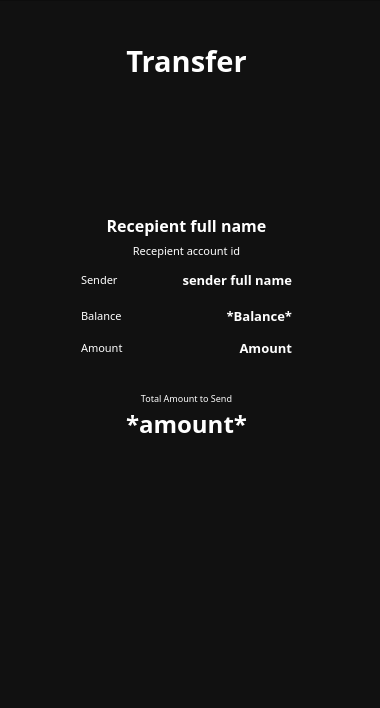
<?xml version="1.0" encoding="UTF-8"?>
<ui version="4.0">
 <class>Dialog</class>
 <widget class="QDialog" name="Dialog">
  <property name="geometry">
   <rect>
    <x>0</x>
    <y>0</y>
    <width>380</width>
    <height>708</height>
   </rect>
  </property>
  <property name="minimumSize">
   <size>
    <width>380</width>
    <height>708</height>
   </size>
  </property>
  <property name="windowTitle">
   <string>confirmationUI</string>
  </property>
  <widget class="QLabel" name="amounttosend">
   <property name="geometry">
    <rect>
     <x>240</x>
     <y>260</y>
     <width>51</width>
     <height>16</height>
    </rect>
   </property>
   <property name="text">
    <string>*amount*</string>
   </property>
  </widget>
  <widget class="QPushButton" name="confirmButton">
   <property name="geometry">
    <rect>
     <x>160</x>
     <y>370</y>
     <width>75</width>
     <height>24</height>
    </rect>
   </property>
   <property name="text">
    <string>Send</string>
   </property>
  </widget>
  <widget class="QPushButton" name="cancelButton">
   <property name="geometry">
    <rect>
     <x>150</x>
     <y>550</y>
     <width>75</width>
     <height>24</height>
    </rect>
   </property>
   <property name="text">
    <string>Cancel</string>
   </property>
  </widget>
  <widget class="QFrame" name="frame">
   <property name="geometry">
    <rect>
     <x>-19</x>
     <y>0</y>
     <width>420</width>
     <height>731</height>
    </rect>
   </property>
   <property name="styleSheet">
    <string notr="true">background-color: #111111;</string>
   </property>
   <property name="frameShape">
    <enum>QFrame::StyledPanel</enum>
   </property>
   <property name="frameShadow">
    <enum>QFrame::Raised</enum>
   </property>
   <widget class="QPushButton" name="confirmButton_2">
    <property name="geometry">
     <rect>
      <x>30</x>
      <y>520</y>
      <width>361</width>
      <height>71</height>
     </rect>
    </property>
    <property name="styleSheet">
     <string notr="true">color:white;</string>
    </property>
    <property name="text">
     <string/>
    </property>
    <property name="icon">
     <iconset>
      <normaloff>../../Downloads/Group 59.png</normaloff>../../Downloads/Group 59.png</iconset>
    </property>
    <property name="iconSize">
     <size>
      <width>225</width>
      <height>225</height>
     </size>
    </property>
    <property name="flat">
     <bool>true</bool>
    </property>
   </widget>
   <widget class="QLabel" name="label_6">
    <property name="geometry">
     <rect>
      <x>90</x>
      <y>390</y>
      <width>231</width>
      <height>20</height>
     </rect>
    </property>
    <property name="font">
     <font>
      <family>Montserrat Medium</family>
      <pointsize>7</pointsize>
     </font>
    </property>
    <property name="styleSheet">
     <string notr="true">color: white;background-color: opacity(0%);</string>
    </property>
    <property name="text">
     <string>Total Amount to Receive</string>
    </property>
    <property name="alignment">
     <set>Qt::AlignCenter</set>
    </property>
   </widget>
   <widget class="QLabel" name="label_4">
    <property name="geometry">
     <rect>
      <x>100</x>
      <y>305</y>
      <width>49</width>
      <height>21</height>
     </rect>
    </property>
    <property name="font">
     <font>
      <family>Montserrat Medium</family>
      <pointsize>8</pointsize>
     </font>
    </property>
    <property name="styleSheet">
     <string notr="true">color: white;background-color: opacity(0%);</string>
    </property>
    <property name="text">
     <string>Balance</string>
    </property>
   </widget>
   <widget class="QLabel" name="receiverName">
    <property name="geometry">
     <rect>
      <x>80</x>
      <y>210</y>
      <width>251</width>
      <height>31</height>
     </rect>
    </property>
    <property name="font">
     <font>
      <family>Montserrat SemiBold</family>
      <pointsize>12</pointsize>
      <bold>true</bold>
     </font>
    </property>
    <property name="styleSheet">
     <string notr="true">color: white;background-color: opacity(0%);</string>
    </property>
    <property name="text">
     <string>Recepient full name</string>
    </property>
    <property name="alignment">
     <set>Qt::AlignCenter</set>
    </property>
   </widget>
   <widget class="QLabel" name="userbalance">
    <property name="geometry">
     <rect>
      <x>200</x>
      <y>300</y>
      <width>111</width>
      <height>31</height>
     </rect>
    </property>
    <property name="font">
     <font>
      <family>Montserrat ExtraBold</family>
      <pointsize>10</pointsize>
      <bold>true</bold>
     </font>
    </property>
    <property name="styleSheet">
     <string notr="true">color: white;background-color: opacity(0%);</string>
    </property>
    <property name="text">
     <string>*Balance*</string>
    </property>
    <property name="alignment">
     <set>Qt::AlignRight|Qt::AlignTrailing|Qt::AlignVCenter</set>
    </property>
   </widget>
   <widget class="QLabel" name="senderName">
    <property name="geometry">
     <rect>
      <x>170</x>
      <y>270</y>
      <width>141</width>
      <height>20</height>
     </rect>
    </property>
    <property name="font">
     <font>
      <family>Montserrat ExtraBold</family>
      <pointsize>10</pointsize>
      <bold>true</bold>
     </font>
    </property>
    <property name="styleSheet">
     <string notr="true">color: white;background-color: opacity(0%);</string>
    </property>
    <property name="text">
     <string>sender full name</string>
    </property>
    <property name="alignment">
     <set>Qt::AlignRight|Qt::AlignTrailing|Qt::AlignVCenter</set>
    </property>
   </widget>
   <widget class="QLabel" name="label_7">
    <property name="geometry">
     <rect>
      <x>130</x>
      <y>40</y>
      <width>151</width>
      <height>41</height>
     </rect>
    </property>
    <property name="font">
     <font>
      <family>Montserrat SemiBold</family>
      <pointsize>22</pointsize>
      <bold>true</bold>
     </font>
    </property>
    <property name="styleSheet">
     <string notr="true">color:white;
background-color: opacity(0%);</string>
    </property>
    <property name="text">
     <string>Transfer</string>
    </property>
    <property name="alignment">
     <set>Qt::AlignCenter</set>
    </property>
   </widget>
   <widget class="QPushButton" name="cancelButton_2">
    <property name="geometry">
     <rect>
      <x>40</x>
      <y>30</y>
      <width>41</width>
      <height>61</height>
     </rect>
    </property>
    <property name="styleSheet">
     <string notr="true"/>
    </property>
    <property name="text">
     <string/>
    </property>
    <property name="icon">
     <iconset>
      <normaloff>../../Downloads/Group 30.png</normaloff>../../Downloads/Group 30.png</iconset>
    </property>
    <property name="iconSize">
     <size>
      <width>30</width>
      <height>30</height>
     </size>
    </property>
    <property name="flat">
     <bool>true</bool>
    </property>
   </widget>
   <widget class="QLabel" name="label">
    <property name="geometry">
     <rect>
      <x>60</x>
      <y>160</y>
      <width>291</width>
      <height>321</height>
     </rect>
    </property>
    <property name="styleSheet">
     <string notr="true">background-color: opacity(0%);</string>
    </property>
    <property name="text">
     <string/>
    </property>
    <property name="pixmap">
     <pixmap>../../Downloads/Subtract(4).png</pixmap>
    </property>
    <property name="scaledContents">
     <bool>true</bool>
    </property>
   </widget>
   <widget class="QLabel" name="label_2">
    <property name="geometry">
     <rect>
      <x>170</x>
      <y>120</y>
      <width>71</width>
      <height>71</height>
     </rect>
    </property>
    <property name="styleSheet">
     <string notr="true">background-color: opacity(0%);</string>
    </property>
    <property name="text">
     <string/>
    </property>
    <property name="pixmap">
     <pixmap>../../Downloads/Rectangle 37 1(1).png</pixmap>
    </property>
    <property name="scaledContents">
     <bool>true</bool>
    </property>
   </widget>
   <widget class="QLabel" name="label_8">
    <property name="geometry">
     <rect>
      <x>90</x>
      <y>380</y>
      <width>231</width>
      <height>71</height>
     </rect>
    </property>
    <property name="styleSheet">
     <string notr="true">border-radius: 10px;
background-color: #111111;</string>
    </property>
    <property name="text">
     <string/>
    </property>
    <property name="scaledContents">
     <bool>true</bool>
    </property>
   </widget>
   <widget class="QLabel" name="label_9">
    <property name="geometry">
     <rect>
      <x>100</x>
      <y>340</y>
      <width>49</width>
      <height>16</height>
     </rect>
    </property>
    <property name="font">
     <font>
      <family>Montserrat Medium</family>
      <pointsize>8</pointsize>
     </font>
    </property>
    <property name="styleSheet">
     <string notr="true">color: white;background-color: opacity(0%);</string>
    </property>
    <property name="text">
     <string>Amount</string>
    </property>
   </widget>
   <widget class="QLabel" name="amount1">
    <property name="geometry">
     <rect>
      <x>190</x>
      <y>340</y>
      <width>121</width>
      <height>16</height>
     </rect>
    </property>
    <property name="font">
     <font>
      <family>Montserrat ExtraBold</family>
      <pointsize>10</pointsize>
      <bold>true</bold>
     </font>
    </property>
    <property name="styleSheet">
     <string notr="true">color: white;background-color: opacity(0%);</string>
    </property>
    <property name="text">
     <string>Amount</string>
    </property>
    <property name="alignment">
     <set>Qt::AlignRight|Qt::AlignTrailing|Qt::AlignVCenter</set>
    </property>
   </widget>
   <widget class="QLabel" name="label_10">
    <property name="geometry">
     <rect>
      <x>100</x>
      <y>270</y>
      <width>51</width>
      <height>20</height>
     </rect>
    </property>
    <property name="font">
     <font>
      <family>Montserrat Medium</family>
      <pointsize>8</pointsize>
     </font>
    </property>
    <property name="styleSheet">
     <string notr="true">color: white;background-color: opacity(0%);</string>
    </property>
    <property name="text">
     <string>Sender</string>
    </property>
   </widget>
   <widget class="QLabel" name="receiverID">
    <property name="geometry">
     <rect>
      <x>80</x>
      <y>240</y>
      <width>251</width>
      <height>21</height>
     </rect>
    </property>
    <property name="font">
     <font>
      <family>Montserrat Light</family>
      <pointsize>8</pointsize>
     </font>
    </property>
    <property name="styleSheet">
     <string notr="true">color: white;background-color: opacity(0%);</string>
    </property>
    <property name="text">
     <string>Recepient account id</string>
    </property>
    <property name="alignment">
     <set>Qt::AlignCenter</set>
    </property>
   </widget>
   <widget class="QLabel" name="label_11">
    <property name="geometry">
     <rect>
      <x>90</x>
      <y>388</y>
      <width>231</width>
      <height>20</height>
     </rect>
    </property>
    <property name="font">
     <font>
      <family>Montserrat Medium</family>
      <pointsize>7</pointsize>
     </font>
    </property>
    <property name="styleSheet">
     <string notr="true">color: white;background-color: opacity(0%);</string>
    </property>
    <property name="text">
     <string>Total Amount to Send</string>
    </property>
    <property name="alignment">
     <set>Qt::AlignCenter</set>
    </property>
   </widget>
   <widget class="QLabel" name="amounttosend_2">
    <property name="geometry">
     <rect>
      <x>90</x>
      <y>408</y>
      <width>231</width>
      <height>31</height>
     </rect>
    </property>
    <property name="font">
     <font>
      <family>Montserrat ExtraBold</family>
      <pointsize>18</pointsize>
      <bold>true</bold>
     </font>
    </property>
    <property name="styleSheet">
     <string notr="true">color: white;background-color: opacity(0%);</string>
    </property>
    <property name="text">
     <string>*amount*</string>
    </property>
    <property name="alignment">
     <set>Qt::AlignCenter</set>
    </property>
   </widget>
   <zorder>confirmButton_2</zorder>
   <zorder>cancelButton_2</zorder>
   <zorder>label</zorder>
   <zorder>senderName</zorder>
   <zorder>label_7</zorder>
   <zorder>label_2</zorder>
   <zorder>label_4</zorder>
   <zorder>label_6</zorder>
   <zorder>amount1</zorder>
   <zorder>label_8</zorder>
   <zorder>receiverID</zorder>
   <zorder>label_9</zorder>
   <zorder>label_10</zorder>
   <zorder>userbalance</zorder>
   <zorder>label_11</zorder>
   <zorder>amounttosend_2</zorder>
   <zorder>receiverName</zorder>
  </widget>
 </widget>
 <resources/>
 <connections/>
</ui>
